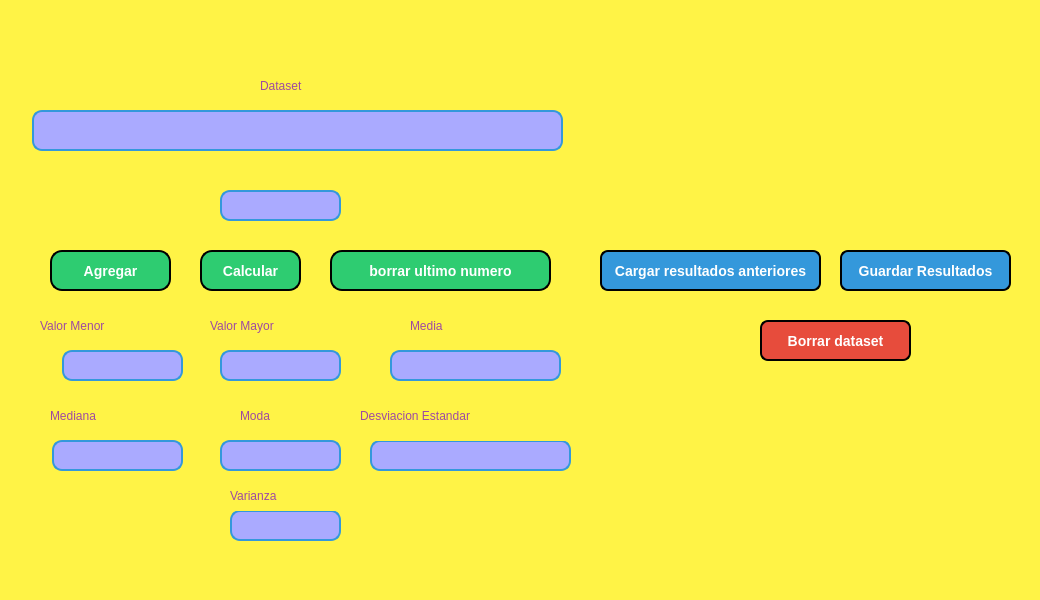
<?xml version="1.0" encoding="UTF-8"?>
<ui version="4.0">
 <class>MainWindow</class>
 <widget class="QMainWindow" name="MainWindow">
  <property name="geometry">
   <rect>
    <x>0</x>
    <y>0</y>
    <width>1040</width>
    <height>600</height>
   </rect>
  </property>
  <property name="windowTitle">
   <string>MainWindow</string>
  </property>
  <property name="styleSheet">
   <string notr="true">background-color: rgb(255, 243, 70);
</string>
  </property>
  <widget class="QWidget" name="centralwidget">
   <widget class="QLineEdit" name="numeros">
    <property name="geometry">
     <rect>
      <x>220</x>
      <y>190</y>
      <width>121</width>
      <height>31</height>
     </rect>
    </property>
    <property name="font">
     <font>
      <pointsize>12</pointsize>
     </font>
    </property>
    <property name="styleSheet">
     <string notr="true">background-color: rgb(170, 170, 255);
border: 2px solid #3498db;
border-radius: 10px;
padding: 5px;</string>
    </property>
   </widget>
   <widget class="QLineEdit" name="ValorMediana">
    <property name="geometry">
     <rect>
      <x>52</x>
      <y>440</y>
      <width>131</width>
      <height>31</height>
     </rect>
    </property>
    <property name="font">
     <font>
      <pointsize>12</pointsize>
     </font>
    </property>
    <property name="styleSheet">
     <string notr="true">background-color: rgb(170, 170, 255);
border: 2px solid #3498db;
border-radius: 10px;
padding: 5px;</string>
    </property>
   </widget>
   <widget class="QLineEdit" name="ValorMenor">
    <property name="geometry">
     <rect>
      <x>62</x>
      <y>350</y>
      <width>121</width>
      <height>31</height>
     </rect>
    </property>
    <property name="font">
     <font>
      <pointsize>12</pointsize>
     </font>
    </property>
    <property name="styleSheet">
     <string notr="true">background-color: rgb(170, 170, 255);
border: 2px solid #3498db;
border-radius: 10px;
padding: 5px;</string>
    </property>
   </widget>
   <widget class="QLineEdit" name="resultado">
    <property name="geometry">
     <rect>
      <x>32</x>
      <y>110</y>
      <width>531</width>
      <height>41</height>
     </rect>
    </property>
    <property name="font">
     <font>
      <pointsize>12</pointsize>
     </font>
    </property>
    <property name="styleSheet">
     <string notr="true">background-color: rgb(170, 170, 255);
border: 2px solid #3498db;
border-radius: 10px;
padding: 5px;
  </string>
    </property>
   </widget>
   <widget class="QLineEdit" name="ValorDesviacion">
    <property name="geometry">
     <rect>
      <x>370</x>
      <y>440</y>
      <width>201</width>
      <height>31</height>
     </rect>
    </property>
    <property name="font">
     <font>
      <pointsize>12</pointsize>
     </font>
    </property>
    <property name="styleSheet">
     <string notr="true">background-color: rgb(170, 170, 255);
border: 2px solid #3498db;
border-radius: 10px;
padding: 5px;</string>
    </property>
   </widget>
   <widget class="QLineEdit" name="ValorModa">
    <property name="geometry">
     <rect>
      <x>220</x>
      <y>440</y>
      <width>121</width>
      <height>31</height>
     </rect>
    </property>
    <property name="font">
     <font>
      <pointsize>12</pointsize>
     </font>
    </property>
    <property name="styleSheet">
     <string notr="true">background-color: rgb(170, 170, 255);
border: 2px solid #3498db;
border-radius: 10px;
padding: 5px;</string>
    </property>
   </widget>
   <widget class="QLineEdit" name="ValorMedia">
    <property name="geometry">
     <rect>
      <x>390</x>
      <y>350</y>
      <width>171</width>
      <height>31</height>
     </rect>
    </property>
    <property name="font">
     <font>
      <pointsize>12</pointsize>
     </font>
    </property>
    <property name="styleSheet">
     <string notr="true">background-color: rgb(170, 170, 255);
border: 2px solid #3498db;
border-radius: 10px;
padding: 5px;</string>
    </property>
   </widget>
   <widget class="QPushButton" name="guardar">
    <property name="geometry">
     <rect>
      <x>50</x>
      <y>250</y>
      <width>121</width>
      <height>41</height>
     </rect>
    </property>
    <property name="font">
     <font>
      <pointsize>-1</pointsize>
      <weight>75</weight>
      <bold>true</bold>
     </font>
    </property>
    <property name="styleSheet">
     <string notr="true">background-color: #2ecc71;
color: white;
border: 2px solid black;
border-radius: 12px;
padding: 10px 20px;
font-size: 14px;
font-weight: bold;
text-align: center;
transition: background-color 0.3s, transform 0.2s;</string>
    </property>
    <property name="text">
     <string>Agregar</string>
    </property>
   </widget>
   <widget class="QPushButton" name="borrarb">
    <property name="geometry">
     <rect>
      <x>760</x>
      <y>320</y>
      <width>151</width>
      <height>41</height>
     </rect>
    </property>
    <property name="styleSheet">
     <string notr="true">background-color: #e74c3c;
color: white;
border: 2px solid black;
border-radius: 8px;
padding: 8px 16px;
font-size: 14px;
font-weight: bold;
text-align: center;</string>
    </property>
    <property name="text">
     <string>Borrar dataset</string>
    </property>
   </widget>
   <widget class="QPushButton" name="calcularb">
    <property name="geometry">
     <rect>
      <x>200</x>
      <y>250</y>
      <width>101</width>
      <height>41</height>
     </rect>
    </property>
    <property name="styleSheet">
     <string notr="true">background-color: #2ecc71;
color: white;
border: 2px solid black;
border-radius: 12px;
padding: 10px 20px;
font-size: 14px;
font-weight: bold;
text-align: center;
transition: background-color 0.3s, transform 0.2s;</string>
    </property>
    <property name="text">
     <string>Calcular</string>
    </property>
   </widget>
   <widget class="QLineEdit" name="ValorVarianza">
    <property name="geometry">
     <rect>
      <x>230</x>
      <y>510</y>
      <width>111</width>
      <height>31</height>
     </rect>
    </property>
    <property name="font">
     <font>
      <pointsize>12</pointsize>
     </font>
    </property>
    <property name="styleSheet">
     <string notr="true">background-color: rgb(170, 170, 255);
border: 2px solid #3498db;
border-radius: 10px;
padding: 5px;</string>
    </property>
   </widget>
   <widget class="QLabel" name="label_2">
    <property name="geometry">
     <rect>
      <x>40</x>
      <y>310</y>
      <width>161</width>
      <height>31</height>
     </rect>
    </property>
    <property name="styleSheet">
     <string notr="true">font: 75 italic 18pt &quot;Times New Roman&quot;;
color: rgb(158, 74, 161);
</string>
    </property>
    <property name="text">
     <string>Valor Menor</string>
    </property>
   </widget>
   <widget class="QLabel" name="label_3">
    <property name="geometry">
     <rect>
      <x>210</x>
      <y>310</y>
      <width>171</width>
      <height>31</height>
     </rect>
    </property>
    <property name="styleSheet">
     <string notr="true">font: 75 italic 18pt &quot;Times New Roman&quot;;
color: rgb(158, 74, 161);</string>
    </property>
    <property name="text">
     <string>Valor Mayor</string>
    </property>
   </widget>
   <widget class="QLabel" name="label_5">
    <property name="geometry">
     <rect>
      <x>410</x>
      <y>420</y>
      <width>101</width>
      <height>16</height>
     </rect>
    </property>
    <property name="text">
     <string/>
    </property>
   </widget>
   <widget class="QLineEdit" name="ValorMayor">
    <property name="geometry">
     <rect>
      <x>220</x>
      <y>350</y>
      <width>121</width>
      <height>31</height>
     </rect>
    </property>
    <property name="font">
     <font>
      <pointsize>12</pointsize>
     </font>
    </property>
    <property name="styleSheet">
     <string notr="true">background-color: rgb(170, 170, 255);
border: 2px solid #3498db;
border-radius: 10px;
padding: 5px;</string>
    </property>
   </widget>
   <widget class="QPushButton" name="guardarb">
    <property name="geometry">
     <rect>
      <x>840</x>
      <y>250</y>
      <width>171</width>
      <height>41</height>
     </rect>
    </property>
    <property name="styleSheet">
     <string notr="true">background-color: #3498db;
color: white;
border: 2px solid black;
border-radius: 8px;
padding: 8px 12px;
font-size: 14px;
font-weight: bold;
text-align: center;
transition: background-color 0.3s, transform 0.2s;</string>
    </property>
    <property name="text">
     <string>Guardar Resultados</string>
    </property>
   </widget>
   <widget class="QPushButton" name="cargarrb">
    <property name="geometry">
     <rect>
      <x>600</x>
      <y>250</y>
      <width>221</width>
      <height>41</height>
     </rect>
    </property>
    <property name="font">
     <font>
      <pointsize>-1</pointsize>
      <weight>75</weight>
      <bold>true</bold>
     </font>
    </property>
    <property name="styleSheet">
     <string notr="true">background-color: #3498db;
color: white;
border: 2px solid black;
border-radius: 8px;
padding: 8px 12px;
font-size: 14px;
font-weight: bold;
text-align: center;
transition: background-color 0.3s, transform 0.2s;</string>
    </property>
    <property name="text">
     <string>Cargar resultados anteriores</string>
    </property>
   </widget>
   <widget class="QPushButton" name="borrarub">
    <property name="geometry">
     <rect>
      <x>330</x>
      <y>250</y>
      <width>221</width>
      <height>41</height>
     </rect>
    </property>
    <property name="styleSheet">
     <string notr="true">background-color: #2ecc71;
color: white;
border: 2px solid black;
border-radius: 12px;
padding: 10px 20px;
font-size: 14px;
font-weight: bold;
text-align: center;
transition: background-color 0.3s, transform 0.2s;</string>
    </property>
    <property name="text">
     <string>borrar ultimo numero</string>
    </property>
   </widget>
   <widget class="QLabel" name="label_8">
    <property name="geometry">
     <rect>
      <x>730</x>
      <y>10</y>
      <width>301</width>
      <height>161</height>
     </rect>
    </property>
    <property name="styleSheet">
     <string notr="true">background-image: url(:/logos/logo equipo 3.jpg);</string>
    </property>
    <property name="text">
     <string/>
    </property>
    <property name="pixmap">
     <pixmap>:/logos/logo equipo 3.jpg</pixmap>
    </property>
    <property name="scaledContents">
     <bool>true</bool>
    </property>
   </widget>
   <widget class="QLabel" name="label_9">
    <property name="geometry">
     <rect>
      <x>600</x>
      <y>230</y>
      <width>47</width>
      <height>13</height>
     </rect>
    </property>
    <property name="text">
     <string/>
    </property>
   </widget>
   <widget class="QLabel" name="label_10">
    <property name="geometry">
     <rect>
      <x>260</x>
      <y>70</y>
      <width>101</width>
      <height>31</height>
     </rect>
    </property>
    <property name="styleSheet">
     <string notr="true">font: 75 italic 18pt &quot;Times New Roman&quot;;
color: rgb(158, 74, 161);</string>
    </property>
    <property name="text">
     <string>Dataset</string>
    </property>
   </widget>
   <widget class="QLabel" name="label_6">
    <property name="geometry">
     <rect>
      <x>410</x>
      <y>310</y>
      <width>131</width>
      <height>31</height>
     </rect>
    </property>
    <property name="styleSheet">
     <string notr="true">font: 75 italic 18pt &quot;Times New Roman&quot;;
color: rgb(158, 74, 161);</string>
    </property>
    <property name="text">
     <string>Media</string>
    </property>
   </widget>
   <widget class="QLabel" name="label_11">
    <property name="geometry">
     <rect>
      <x>50</x>
      <y>400</y>
      <width>131</width>
      <height>31</height>
     </rect>
    </property>
    <property name="styleSheet">
     <string notr="true">font: 75 italic 18pt &quot;Times New Roman&quot;;
color: rgb(158, 74, 161);</string>
    </property>
    <property name="text">
     <string>Mediana</string>
    </property>
   </widget>
   <widget class="QLabel" name="label_12">
    <property name="geometry">
     <rect>
      <x>240</x>
      <y>400</y>
      <width>101</width>
      <height>31</height>
     </rect>
    </property>
    <property name="styleSheet">
     <string notr="true">font: 75 italic 18pt &quot;Times New Roman&quot;;
color: rgb(158, 74, 161);</string>
    </property>
    <property name="text">
     <string>Moda</string>
    </property>
   </widget>
   <widget class="QLabel" name="label_13">
    <property name="geometry">
     <rect>
      <x>360</x>
      <y>390</y>
      <width>251</width>
      <height>51</height>
     </rect>
    </property>
    <property name="styleSheet">
     <string notr="true">font: 75 italic 18pt &quot;Times New Roman&quot;;
color: rgb(158, 74, 161);</string>
    </property>
    <property name="text">
     <string>Desviacion Estandar</string>
    </property>
   </widget>
   <widget class="QLabel" name="label_14">
    <property name="geometry">
     <rect>
      <x>230</x>
      <y>480</y>
      <width>121</width>
      <height>31</height>
     </rect>
    </property>
    <property name="styleSheet">
     <string notr="true">font: 75 italic 18pt &quot;Times New Roman&quot;;
color: rgb(158, 74, 161);</string>
    </property>
    <property name="text">
     <string>Varianza</string>
    </property>
   </widget>
  </widget>
  <widget class="QMenuBar" name="menubar">
   <property name="geometry">
    <rect>
     <x>0</x>
     <y>0</y>
     <width>1040</width>
     <height>26</height>
    </rect>
   </property>
  </widget>
  <widget class="QStatusBar" name="statusbar"/>
 </widget>
 <resources>
  <include location="../Archivos/Recursos.qrc"/>
 </resources>
 <connections/>
</ui>
